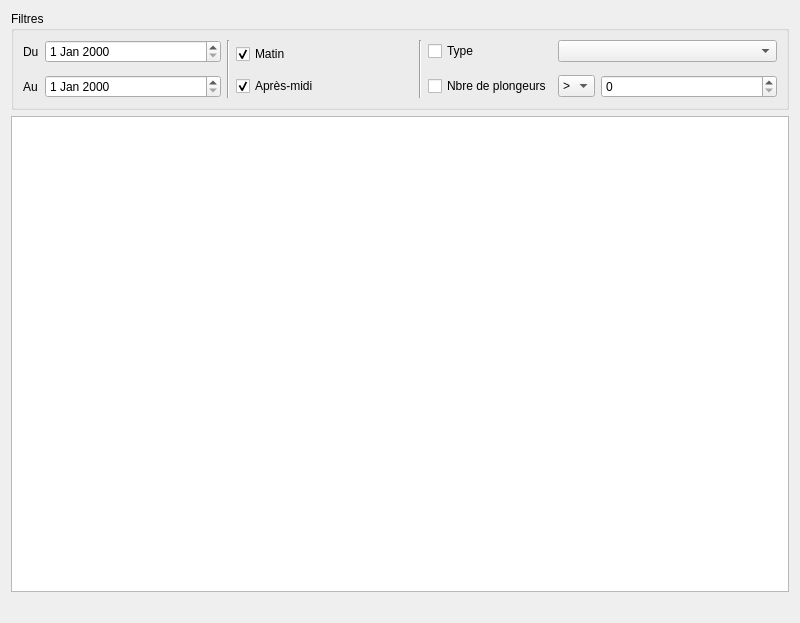
<?xml version="1.0" encoding="UTF-8"?>
<ui version="4.0">
 <class>gui::DiveSearch</class>
 <widget class="QWidget" name="gui::DiveSearch">
  <property name="geometry">
   <rect>
    <x>0</x>
    <y>0</y>
    <width>800</width>
    <height>623</height>
   </rect>
  </property>
  <property name="windowTitle">
   <string>Form</string>
  </property>
  <layout class="QVBoxLayout" name="verticalLayout">
   <item>
    <widget class="QGroupBox" name="gb_filters">
     <property name="title">
      <string>Filtres</string>
     </property>
     <layout class="QGridLayout" name="gridLayout">
      <item row="0" column="4" rowspan="2">
       <widget class="QCheckBox" name="cb_morning">
        <property name="text">
         <string>Matin</string>
        </property>
        <property name="checked">
         <bool>true</bool>
        </property>
       </widget>
      </item>
      <item row="0" column="0">
       <widget class="QLabel" name="lbl_disp_start">
        <property name="sizePolicy">
         <sizepolicy hsizetype="Maximum" vsizetype="Preferred">
          <horstretch>0</horstretch>
          <verstretch>0</verstretch>
         </sizepolicy>
        </property>
        <property name="text">
         <string>Du</string>
        </property>
       </widget>
      </item>
      <item row="2" column="4">
       <widget class="QCheckBox" name="cb_afternoon">
        <property name="text">
         <string>Après-midi</string>
        </property>
        <property name="checked">
         <bool>true</bool>
        </property>
       </widget>
      </item>
      <item row="0" column="1">
       <widget class="QDateEdit" name="de_start"/>
      </item>
      <item row="2" column="1">
       <widget class="QDateEdit" name="de_end"/>
      </item>
      <item row="2" column="0">
       <widget class="QLabel" name="lbl_disp_end">
        <property name="text">
         <string>Au</string>
        </property>
       </widget>
      </item>
      <item row="0" column="5" rowspan="3">
       <widget class="Line" name="line_2">
        <property name="orientation">
         <enum>Qt::Vertical</enum>
        </property>
       </widget>
      </item>
      <item row="0" column="3" rowspan="3">
       <widget class="Line" name="line">
        <property name="orientation">
         <enum>Qt::Vertical</enum>
        </property>
       </widget>
      </item>
      <item row="2" column="6">
       <widget class="QCheckBox" name="cb_diver_count">
        <property name="sizePolicy">
         <sizepolicy hsizetype="Maximum" vsizetype="Fixed">
          <horstretch>0</horstretch>
          <verstretch>0</verstretch>
         </sizepolicy>
        </property>
        <property name="text">
         <string>Nbre de plongeurs</string>
        </property>
       </widget>
      </item>
      <item row="2" column="8">
       <widget class="QSpinBox" name="sb_diver_count"/>
      </item>
      <item row="0" column="6">
       <widget class="QCheckBox" name="cb_type">
        <property name="sizePolicy">
         <sizepolicy hsizetype="Maximum" vsizetype="Fixed">
          <horstretch>0</horstretch>
          <verstretch>0</verstretch>
         </sizepolicy>
        </property>
        <property name="text">
         <string>Type</string>
        </property>
       </widget>
      </item>
      <item row="2" column="7">
       <widget class="QComboBox" name="cb_diver_count_operator">
        <property name="sizePolicy">
         <sizepolicy hsizetype="Maximum" vsizetype="Fixed">
          <horstretch>0</horstretch>
          <verstretch>0</verstretch>
         </sizepolicy>
        </property>
        <item>
         <property name="text">
          <string>&gt;</string>
         </property>
        </item>
        <item>
         <property name="text">
          <string>=</string>
         </property>
        </item>
        <item>
         <property name="text">
          <string>&lt;</string>
         </property>
        </item>
       </widget>
      </item>
      <item row="0" column="7" colspan="2">
       <widget class="QComboBox" name="combobox_type"/>
      </item>
     </layout>
    </widget>
   </item>
   <item>
    <widget class="QTableView" name="tableView">
     <property name="selectionMode">
      <enum>QAbstractItemView::ContiguousSelection</enum>
     </property>
     <property name="selectionBehavior">
      <enum>QAbstractItemView::SelectRows</enum>
     </property>
     <attribute name="horizontalHeaderCascadingSectionResizes">
      <bool>true</bool>
     </attribute>
     <attribute name="horizontalHeaderStretchLastSection">
      <bool>true</bool>
     </attribute>
    </widget>
   </item>
   <item>
    <widget class="QLabel" name="lbl_status">
     <property name="text">
      <string/>
     </property>
    </widget>
   </item>
  </layout>
 </widget>
 <resources/>
 <connections/>
</ui>
